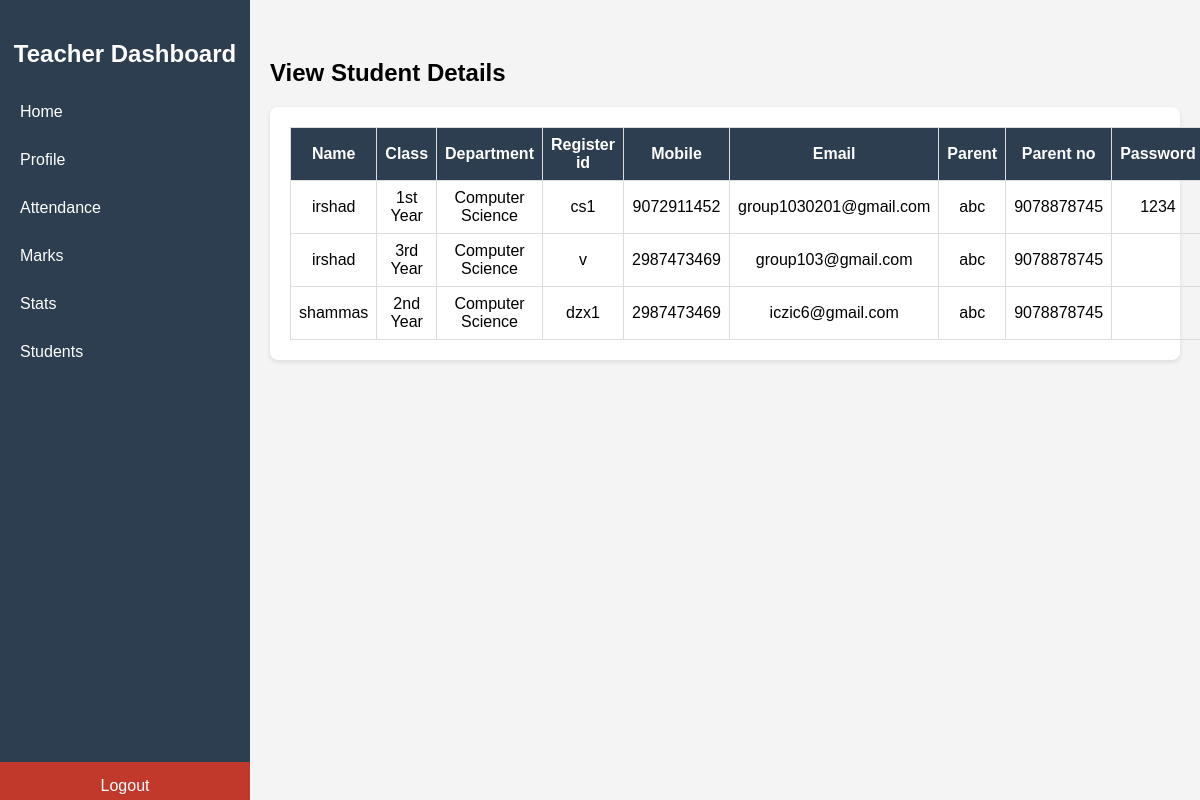
The page /student-details/ on the database its author committed.
### GradeWireapp/models.py (models this page shows, shortened)
class Student(models.Model):
    name = models.CharField(max_length=30)
    Class = models.CharField(max_length=20)
    department = models.CharField(max_length=30)
    register_id = models.CharField(max_length=30,unique=True)
    mobile = models.CharField(max_length=10)  # Changed from IntegerField to CharField
    email = models.EmailField(unique=True)
    parent = models.CharField(max_length=30)
    parent_no = models.CharField(max_length=10)  # Changed from IntegerField to CharField
    password = models.CharField(max_length=15)

### GradeWireapp/views.py (the view)
# urls.py: path('student-details/', views.detail_student_view,name='StudentDetail'),
def detail_student_view(request):
    students = models.Student.objects.all()
    return render(request, 'teach_st_details.html',{'student':students})

### templates/teach_st_details.html (shortened to what this page needs)
{% load static %}
<!DOCTYPE html>
<html lang="en">
<head>
    <link rel="stylesheet" type="text/css" href="{% static 'assets/css/teach-style.css'%}">
</head>
<body>
        <div class="menu-toggle" onclick="toggleSidebar()">☰ Menu</div>
        <div class="sidebar">
            <h2>Teacher Dashboard</h2>
            <a href="{% url 'teachHome' %}" >Home</a>
            <a href="{% url 'teacherProfile' %}" >Profile</a>
            <a href="{% url 'teachStAttendance' %}" >Attendance</a>
            <a href="{% url 'teachStMarks' %}" >Marks</a>
            <a href="{% url 'teachStStats' %}">Stats</a>
            <a href="{% url 'StudentDetail' %}" >Students</a>
            <a href="javascript:void(0);" class="logout">Logout</a>
        </div>
        <div class="main-content">
<div id="students" class="section">
    <h2>View Student Details</h2>
    <div class="attendance-table">
        <table>
            <thead>
                <tr>
                    <th>Name</th>
                    <th>Class</th>
                    <th>Department</th>
                    <th>Register id</th>
                    <th>Mobile</th>
                    <th>Email</th>
                    <th>Parent</th>
                    <th>Parent no</th>
                    <th>Password</th>
                </tr>
            </thead>
            <tbody id="studentTableBody">
                {% for s in student %}
                <tr>
                    <td>{{s.name}}</td>
                    <td>{{s.Class}}</td>
                    <td>{{s.department}}</td>
                    <td>{{s.register_id}}</td>
                    <td>{{s.mobile}}</td>
                    <td>{{s.email}}</td>
                    <td>{{s.parent}}</td>
                    <td>{{s.parent_no}}</td>
                    <td>{{s.password}}</td>
                </tr>
                {% endfor %}
            </tbody>
        </table>
        </div>
</div>
    </div>
</body>
</html>

### static/assets/css/teach-style.css (style rules this page uses)
body { font-family: Arial, sans-serif; margin: 0; background-color: #f4f4f4; }
.sidebar { position: fixed; top: 0; left: 0; width: 250px; height: 100%; background-color: #2c3e50; color: white; display: flex; flex-direction: column; padding-top: 20px; transition: transform 0.3s ease; }
.sidebar h2 { text-align: center; font-size: 24px; margin-bottom: 20px; color: #ffffff; }
.sidebar a { text-decoration: none; color: white; padding: 15px 20px; display: block; transition: background 0.3s; cursor: pointer; }
.sidebar .logout { margin-top: auto; background-color: #c0392b; text-align: center; margin-bottom:10px; }
.main-content { margin-left: 250px; padding: 20px; transition: margin-left 0.3s ease; }
h2 { font-size: 24px; margin-bottom: 20px; }
.attendance-table { margin-top: 20px; background-color: #ffffff; box-shadow: 0 2px 5px rgba(0, 0, 0, 0.1); border-radius: 8px; padding: 20px; }
.attendance-table table { width: 100%; border-collapse: collapse; }
.attendance-table table th, .attendance-table table td { padding: 8px; border: 1px solid #ddd; text-align: center; }
.attendance-table table th { background-color: #2c3e50; color: white; }

### rows shown on the page
Student: name "irshad", Class "1st Year", department "Computer Science", register_id "cs1", mobile "9072911452", email "group1030201@gmail.com", parent "abc", parent_no "9078878745", password "1234"
Student: name "irshad", Class "3rd Year", department "Computer Science", register_id "v", mobile "2987473469", email "group103@gmail.com", parent "abc", parent_no "9078878745"
Student: name "shammas", Class "2nd Year", department "Computer Science", register_id "dzx1", mobile "2987473469", email "iczic6@gmail.com", parent "abc", parent_no "9078878745"
